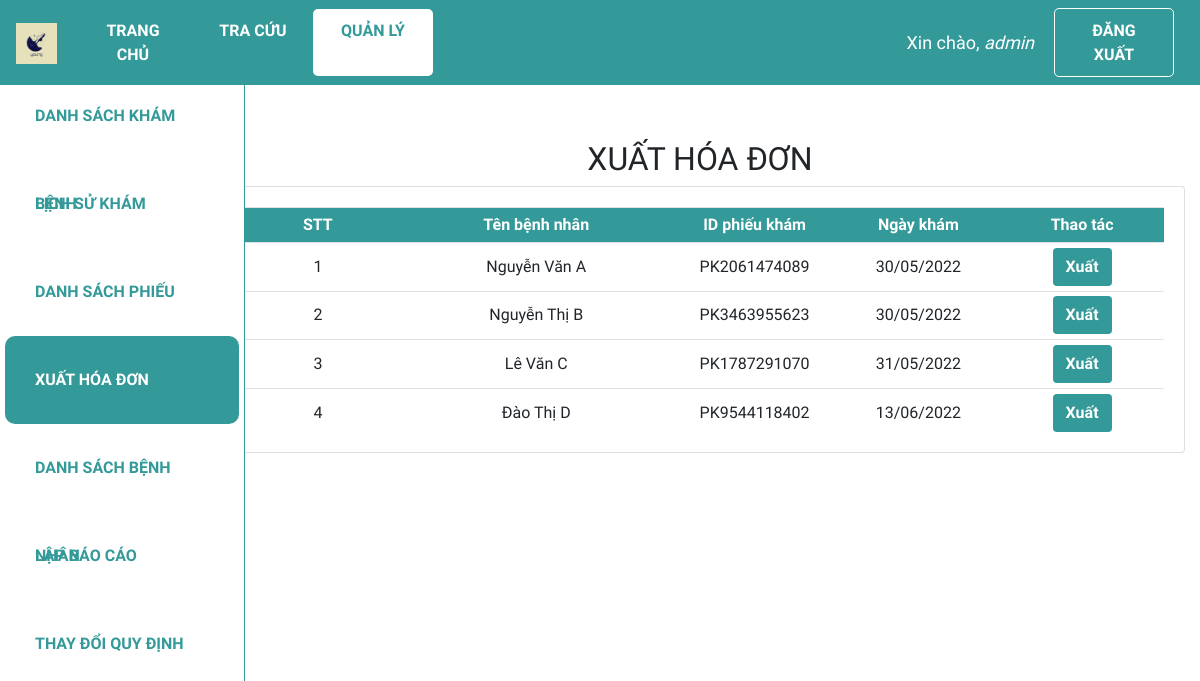
The page /xuathoadon (signed in) on the database its author committed.
### web_core/models.py (models this page shows, shortened)
class PHIEUKHAM(models.Model):
    id = ShortUUIDField(
        verbose_name='ID phiếu khám',
        length=10,
        max_length=12,
        prefix="PK",
        alphabet="0123456789",
        primary_key=True
    )
    id_benhnhan = models.ForeignKey(BENHNHAN, on_delete = models.CASCADE,verbose_name = 'ID bệnh nhân', null = True)
    ngay_kham = models.DateTimeField('Ngày khám', auto_now_add = True)
    trieu_chung = models.CharField('Triệu chứng', max_length = 100, blank = False)
    loai_benh = models.ForeignKey(DANHMUC, on_delete = models.CASCADE, limit_choices_to = {'loai':'Bệnh'}, related_name = 'benh',verbose_name = 'Loại bệnh',null = True)

class BENHNHAN(models.Model):
    GIOITINH = (
        ('Nam', 'Nam'),
        ('Nữ', 'Nữ'),
    )
    id = ShortUUIDField(
        verbose_name='ID bệnh nhân',
        length=10,
        max_length=12,
        prefix="BN",
        alphabet="0123456789",
        primary_key=True)
    ho_ten = models.CharField('Họ tên', max_length = 100)
    gioi_tinh = models.CharField('Giới tính', max_length = 3, choices = GIOITINH)
    ngay_sinh = models.DateField('Ngày sinh', default = '01/01/1990', null=True)
    dia_chi = models.CharField('Địa chỉ', max_length = 255, null = True)

### web_core/views.py (the view)
# urls.py: path('xuathoadon', views.xuathoadon, name='quanli_xuathoadon'),
@login_required(login_url='login')
def xuathoadon(request):
    phieukhams = PHIEUKHAM.objects.all()
    enum_xhd = enumerate(phieukhams,start = 1)
    context = {'phieukhams':phieukhams, 'enum_xhd':enum_xhd}
    return render(request, 'web_core/xuathoadon.html', context)

### web_core/templates/web_core/xuathoadon.html (shortened to what this page needs)
{% extends 'web_core/main.html' %}
{% block content %}
<div class="row">
    <div class="col-md-2">
        {% include 'web_core/sidebar.html' %}
    </div>
    <div class="col-md-10">
        <h2 class="table-title" style>XUẤT HÓA ĐƠN</h2>
        <div class="card card-body">
            <table class='table table-sm'>
                <tr class="table-head">
                    <th class="small-content">STT</th>
                    <th class="mid-content">Tên bệnh nhân</th>
                    <th class="small-content">ID phiếu khám</th>
                    <th class="small-content">Ngày khám</th>
                    <th class="small-content">Thao tác</th>
                </tr>
                {% for index, phieukham in enum_xhd %}
                <tr>
                    <td class="small-content">{{index}}</td>
                    <td class="mid-content">{{phieukham.id_benhnhan.ho_ten}} </td>
                    <td class="small-content">{{phieukham.id}}</td>
                    <td class="small-content">{{phieukham.ngay_kham|date:"d/m/Y"}}</td>
                    <td class="small-content">
                        <a class='btn add-btn' href="{% url 'quanli_xuathoadon_hoadon' phieukham.id%}">Xuất</a>
                    </td>
                </tr>
                {% endfor %}
            </table>
        </div>
    </div>
</div>
{% endblock %}

### web_core/templates/web_core/navbar.html (shortened to what this page needs)
{% load static %}
<nav class="navbar navbar-expand-lg my-navbar fixed-top">
    <a href="{% url 'home' %}">
        <img class="navbar-brand" alt="logo-brand" src="{% static 'images/favicon.png' %}" height="50"
            style="padding-bottom: 4px" />
    </a>
    <div class="collapse navbar-collapse" id="navbarNav">
        {% with request.resolver_match.url_name as url_name %}
        <div class="navbar-nav">
            <a class="nav-item nav-link my-nav-item {% if url_name == 'home' %}my-nav-active{% endif %}"
                href="{% url 'home' %}">Trang chủ</a>
            <a class="nav-item nav-link my-nav-item {% if url_name == 'lsk_guest' %}my-nav-active{% endif %}"
                href="{% url 'lsk_guest' %}">Tra cứu</a>
            <a class="nav-item nav-link my-nav-item {% if 'quanli' in url_name %}my-nav-active{% endif %}"
                href="{% url 'quanli_dskb' %}">Quản lý</a>
        </div>
        {% endwith %}
    </div>
    {% with request.resolver_match.url_name as url_name %}
    {% if request.user.is_authenticated %}
    <span class="hello-msg">Xin chào, <span> {{request.user}} </span></span>
    <a class="nav-item nav-link my-nav-item my-btn" href="{% url 'logout' %}">Đăng xuất</a>
    {% else %}
    <a class="nav-item nav-link my-nav-item my-btn {% if url_name == 'login' %}my-nav-active{% endif %}"
        href="{% url 'login' %}">Đăng nhập</a>
    {% endif %}
    {% endwith %}
</nav>

### web_core/static/css/main.css (style rules this page uses)
* { font-family: 'Baloo 2', cursive; }
html, body { margin: 0; padding: 0; height: 100%; overflow-x: hidden; }

### web_core/templates/web_core/navbar.html (style rules this page uses)
.my-navbar.fixed-top { position: fixed; color: #fff; background-color: #399; z-index: 10; }
.my-nav-item { color: #fff; font-weight: bold; padding: 9.6px 16px !important; text-transform: uppercase; border-radius: 5px; width: 120px; text-align: center; }
.my-nav-active, .my-nav-active:hover { color: #399; background-color: #fff; }
.my-btn { border: 1px solid #fff; margin-right: 10px; }
.hello-msg { font-size: 18px; color: #fff; margin-right: 20px; }
.hello-msg>span { font-style: italic; }

### web_core/templates/web_core/xuathoadon.html (style rules this page uses)
.col-md-2 { padding: 0; }
.col-md-10 { margin-top: 50px; }
.card-body { padding-bottom: 0px; }
.table-title { text-align: center; }
.table th, .table td { vertical-align: middle; text-align: center; }
.small-content { width: 150px; }
.mid-content { width: 250px; }
.table-head { color: #ffff; background-color: #399; }
.btn.add-btn { font-weight: bold; color: #fff; background-color: #399; }

### rows shown on the page
PHIEUKHAM: index "1", id_benhnhan.ho_ten "Nguyễn Văn A", id "PK2061474089", ngay_kham "30/05/2022"
PHIEUKHAM: index "2", id_benhnhan.ho_ten "Nguyễn Thị B", id "PK3463955623", ngay_kham "30/05/2022"
PHIEUKHAM: index "3", id_benhnhan.ho_ten "Lê Văn C", id "PK1787291070", ngay_kham "31/05/2022"
PHIEUKHAM: index "4", id_benhnhan.ho_ten "Đào Thị D", id "PK9544118402", ngay_kham "13/06/2022"

### other values the page prints
{{ request.user }} "admin"
